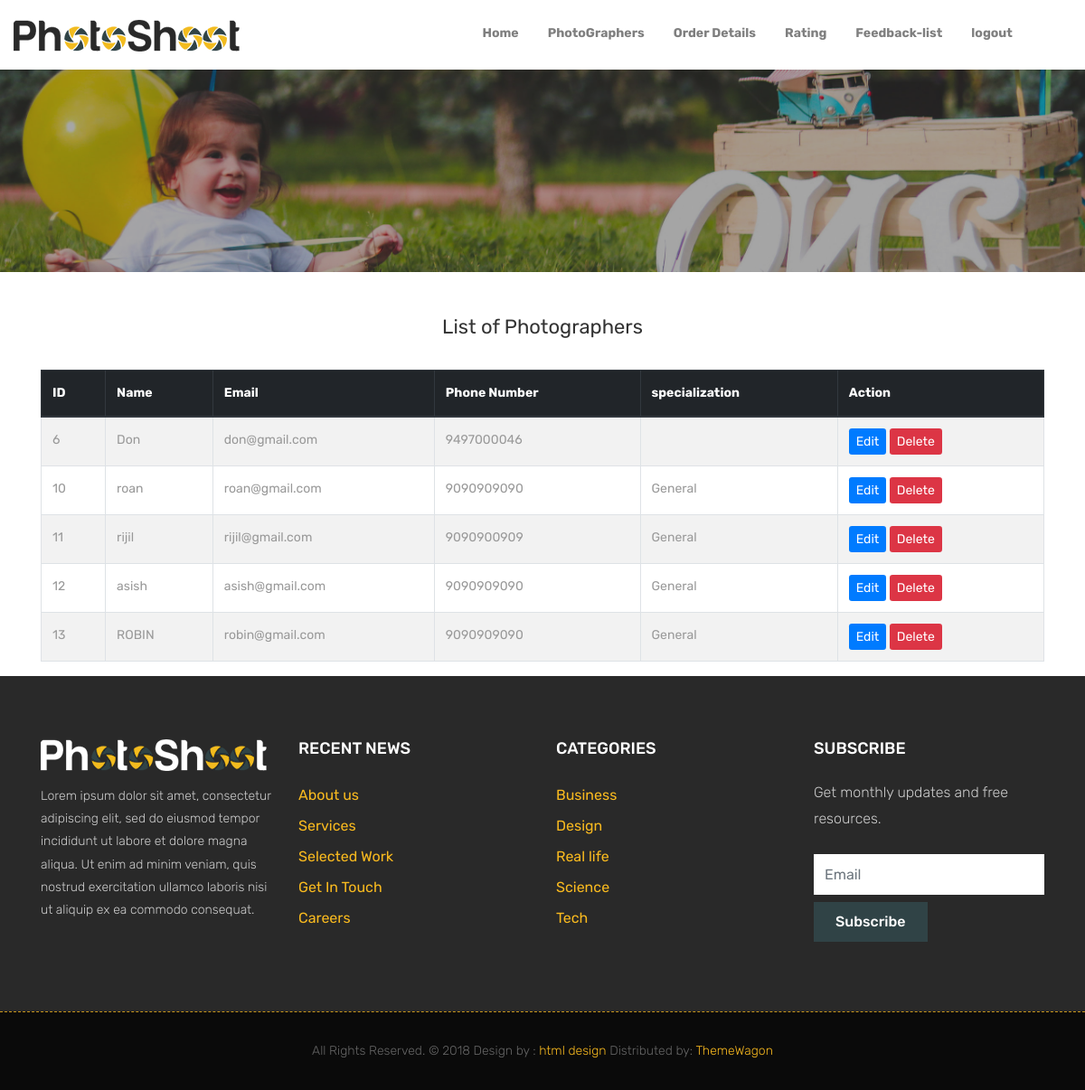
/photographerview/, run on the app's committed database.
### app/models.py (models this page shows)
class PhotographrerReg(models.Model):
    login = models.ForeignKey(Login, on_delete=models.CASCADE,null=True)
    name = models.CharField(max_length=100)
    email = models.EmailField(unique=True)
    password = models.CharField(max_length=128)
    phone = models.CharField(max_length=100,default="")
    address = models.CharField(max_length=500,default="")
    location = models.CharField(max_length=100,default="")
    password = models.CharField(max_length=128,default="")
    specialization = models.CharField(max_length=100,default="")
    pimage=models.ImageField(upload_to="'media/profile/",default="")
    status = models.CharField(max_length=50,  default='pending')

### app/views.py (the view)
# urls.py: path("photographerview/",views.photographerview, name='photographerview'),
def photographerview(request):
    pho = PhotographrerReg.objects.all()
    return render(request,"Admin/view.html",{'pho':pho})

### Templates/Admin/view.html (shortened to what this page needs)
{% extends "Admin/common_base.html" %}
{% block content%}
<body>
    <div class="container mt-5">
        <h2 class="text-center mb-4">List of Photographers</h2>
        <table class="table table-bordered table-striped">
            <thead class="thead-dark">
                <tr>
                    <th>ID</th>
                    <th>Name</th>
                    <th>Email</th>
                    <th>Phone Number</th>
                    <th>specialization</th>
                    <th>Action</th>
                </tr>
            </thead>
            <tbody>
                {% for i in pho %}
                <tr>
                    <td>{{ i.id }}</td>
                    <td>{{ i.name }}</td>
                    <td>{{ i.email }}</td>
                    <td>{{ i.phone }}</td>
                    <td>{{ i.specialization }}</td>
                    <td>
                        <a href="/update?id={{i.id}}" class="btn btn-primary btn-sm">Edit</a>
                        <a href="/delete?id={{i.id}}" class="btn btn-danger btn-sm">Delete</a>
                    </td>
                </tr>
                {% endfor %}
            </tbody>
        </table>
    </div>
</body>
</html>
{% endblock  %}

### static/style.css (style rules this page uses)
body { color: #999999; font-size: 14px; font-family: 'Rubik', sans-serif; line-height: 1.80857; }
html, body { height: 100%; }
a { color: #1f1f1f; text-decoration: none !important; outline: none !important; -webkit-transition: all .3s ease-in-out; -moz-transition: all .3s ease-in-out; -ms-transition: all .3s ease-in-out; -o-transition: all .3s ease-in-out; transition: all .3s ease-in-out; }
h1, h2, h3, h4, h5, h6 { letter-spacing: 0; font-weight: normal; position: relative; padding: 0 0 10px 0; font-weight: normal; line-height: 120% !important; color: #333333; margin: 0 }
h2 { font-size: 22px }
a { color: #222222; text-decoration: none; outline: none; }
a, .btn { text-decoration: none !important; outline: none !important; -webkit-transition: all .3s ease-in-out; -moz-transition: all .3s ease-in-out; -ms-transition: all .3s ease-in-out; -o-transition: all .3s ease-in-out; transition: all .3s ease-in-out; }
.btn { border: 0 !important; }

### data on the page
PhotographrerReg: id "6", name "Don", email "don@gmail.com", phone "9497000046"
PhotographrerReg: id "10", name "roan", email "roan@gmail.com", phone "9090909090", specialization "General"
PhotographrerReg: id "11", name "rijil", email "rijil@gmail.com", phone "9090900909", specialization "General"
PhotographrerReg: id "12", name "asish", email "asish@gmail.com", phone "9090909090", specialization "General"
PhotographrerReg: id "13", name "ROBIN", email "robin@gmail.com", phone "9090909090", specialization "General"
